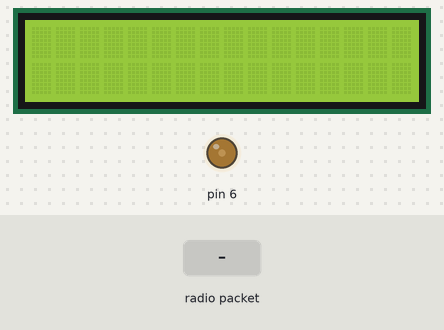
The sketch below on a simulated Arduino Uno, built with avr-gcc and run on an emulated ATmega328P. Parts: 16×2 character LCD, output pins drawn as LEDs (lit = HIGH). The inputs (shaded band) are chosen by the test bench. No radio packets arrive unless stated; what the sketch prints to the serial monitor is not drawn.

Above: at 1.2 s.
1.3 s: radio packet "1" arrives
At 2.3 s:
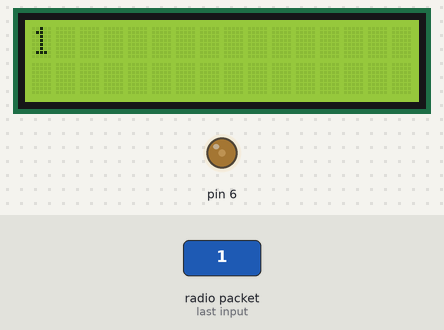
2.8 s: radio packet "0" arrives
At 3.5 s:
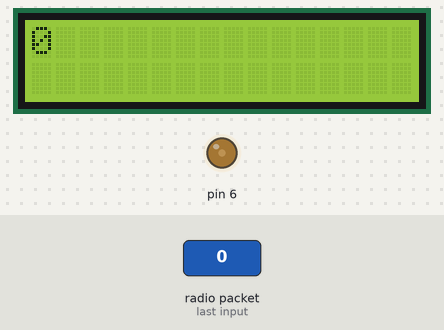
4.3 s: radio packet "2" arrives
At 4.6 s:
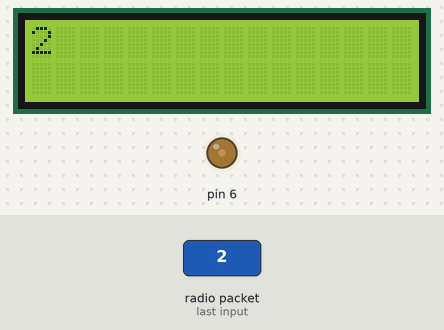
Timing chart, 0 to 7.3 s (numbered marks = the images above; inputs shaded):
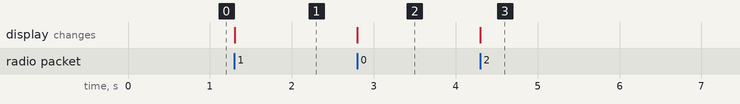

The sketch:

lcd_hello_world.ino
```cpp
/*
  433 MHz RF Module Receiver Demonstration 1
  RF-Rcv-Demo-1.ino
  Demonstrates 433 MHz RF Receiver Module
  Use with Transmitter Demonstration 1

  DroneBot Workshop 2018
  https://dronebotworkshop.com
*/

// Include RadioHead Amplitude Shift Keying Library
#include <RH_ASK.h>
// Include dependant SPI Library
#include <SPI.h>

// Create Amplitude Shift Keying Object
RH_ASK rf_driver;
#include <LiquidCrystal.h>
int contrast=60;
LiquidCrystal lcd(12,10,5,4,3,2);


void setup() {lcd.begin(16,2);
  Serial.begin(9600);
  analogWrite(6,contrast);

    // Initialize ASK Object
    rf_driver.init();
    // Setup Serial Monitor
 }
void loop()
{lcd.setCursor(0,0);
//lcd.print((char*)buf);


    // Set buffer to size of expected message
    uint8_t buf[24];
    uint8_t buflen = sizeof(buf);
    // Check if received packet is correct size
    if (rf_driver.recv(buf, &buflen))
    {

      // Message received with valid checksum
      Serial.print("Message Received: ");
      Serial.println((char*)buf);
   lcd.print((char*)buf);
    }}
```

Measured:
- after the input at 1.3 s, the display: changes at once (image 1)
- after the input at 2.8 s, the display: changes at once (image 2)
- after the input at 4.3 s, the display: changes at once (image 3)
